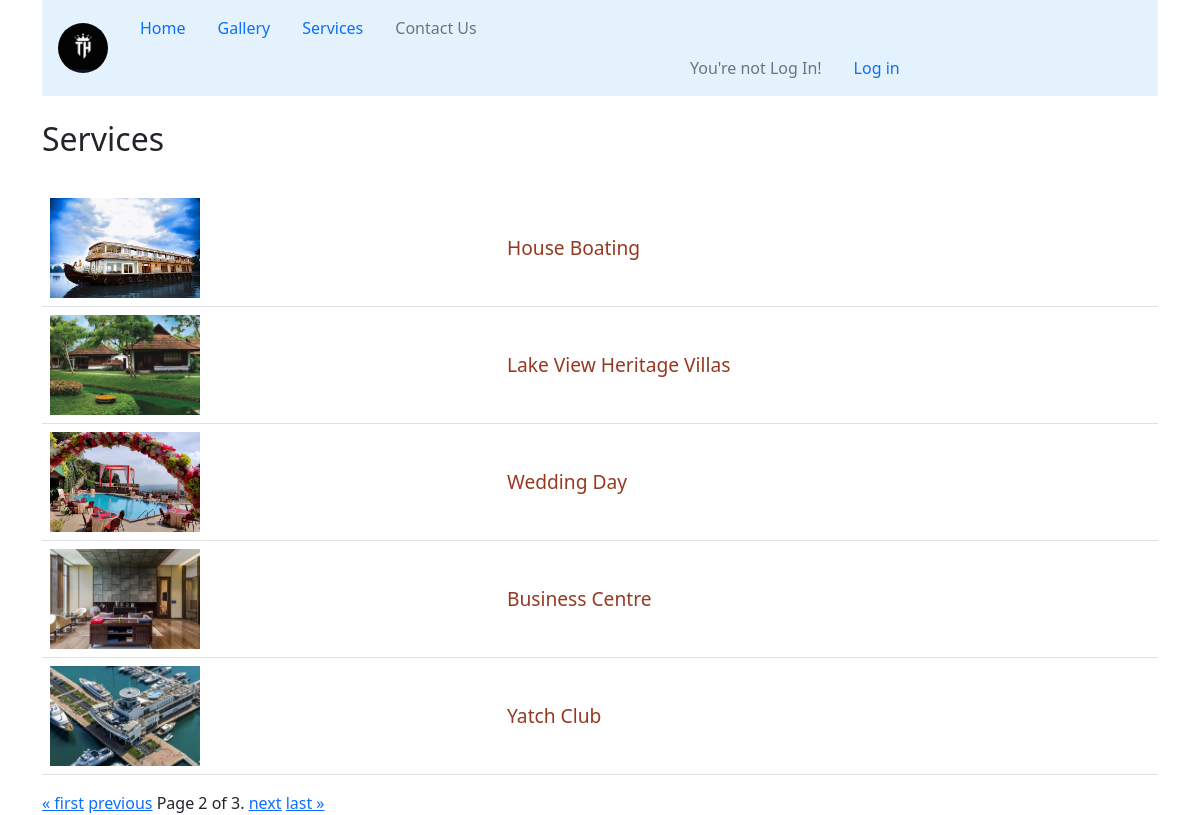
The page /services/?page=2 on the database as committed earlier.
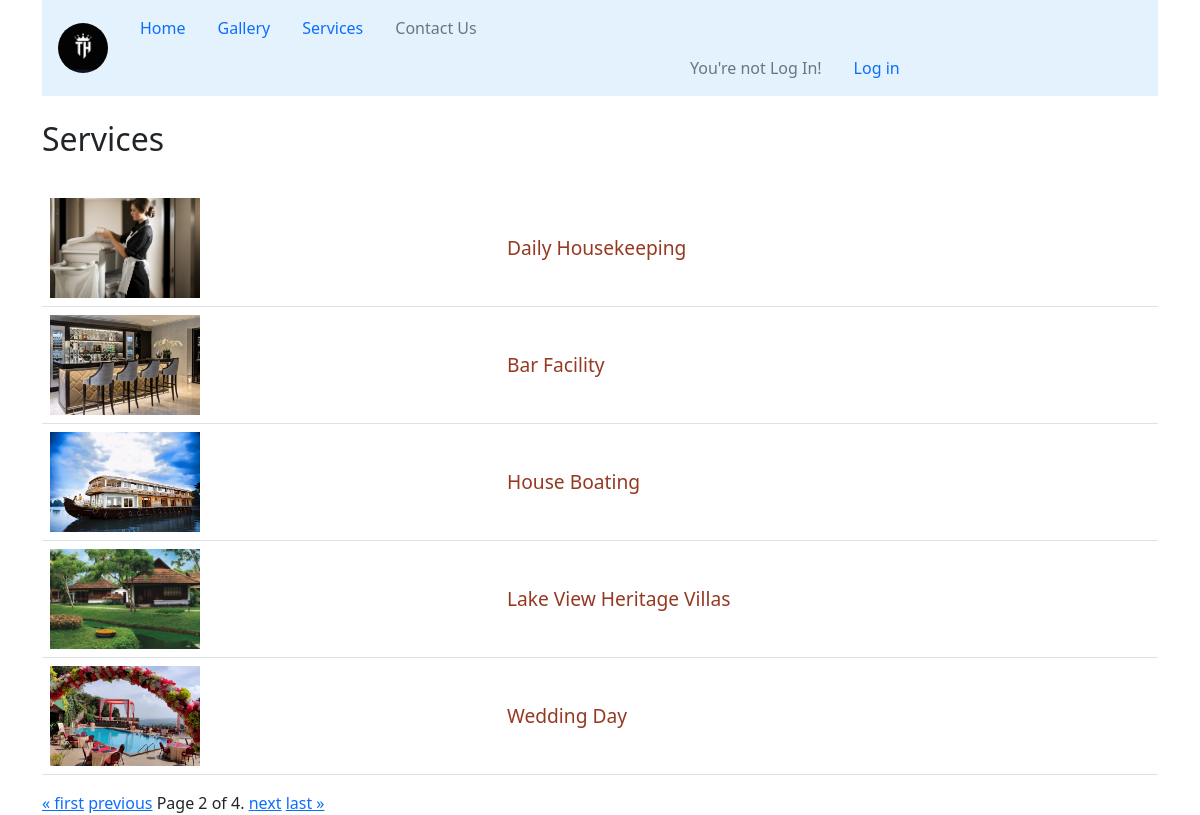
The same page on the database as committed later.
### Apps/Services/models.py (models this page shows, shortened)
class Services(models.Model):
    name = models.CharField(max_length=40)
    slug = models.SlugField(unique=True, default=name)
    discription = RichTextField(null=True)
    create_time = DateTimeField(blank=True, auto_now_add=True)
    last_used_time = DateTimeField(null=True, blank=True)

class Images(models.Model):
    number = models.ForeignKey(Services, on_delete=models.CASCADE)
    images = models.ImageField(upload_to="service_images", max_length=256)

### Apps/Services/views.py (the view, shortened to what this page needs)
# urls.py: path('', views.PageList.as_view(), name='lists'),
class PageList(ListView):
    template_name = 'services/service_list.html'
    context_object_name = 'resort_services'
    paginate_by = 5
    def get_queryset(self):
        return Services.objects.order_by('-create_time')

### templates/services/service_list.html (shortened to what this page needs)
<!doctype html>
<html lang="en">
<head>
    {% load static %}
<link rel="stylesheet" type="text/css" href="{% static 'assets/css/bootstrap.min.css' %}">
<link rel="stylesheet" type="text/css" href="{% static 'mine/css/style.css' %}">
</head>
<body>
    <div class="container">
         <nav class="navbar navbar-expand-lg navbar-light" style="background-color: #e3f2fd;">
            <a class="navbar-brand" href="{% url 'Authentication:index' %}"><img class="rounded-circle ms-3 logo" src="/static/assets/images/th-logo.png" alt="logo" style="width: 50px;height: 50px;"></a>
            <ul class="nav-bar nav">
                <li class="nav-item">
                    <a class="nav-link" href="{% url 'Authentication:index' %}">Home</a>
                </li>
                    <li class="nav-item">
                        <a class="nav-link" href="{% url 'service:infinity' %}">Gallery</a>
                    </li>
                    <li class="nav-item">
                        <a class="nav-link" href="{% url 'service:lists' %}">Services</a>
                    </li>
                    <li class="nav-item">
                        <a class="nav-link disabled" href="#">Contact Us</a>
                    </li>
                {% if user.is_authenticated %}
                <li class="nav-item" style="margin-left:550px;">
                        <a class="nav-link disabled" href="#">Hi {{ user.username | capfirst}}!</a>
                    </li>
                <li class="nav-item" >
                        <a class="nav-link" href="{% url 'logout' %}?next={{ request.get_full_path }}">Log Out</a>
                </li>
                {% else %}
                    <li class="nav-item" style="margin-left:550px;">
                        <a class="nav-link disabled" href="#">You're not Log In!</a>
                    </li>
                    <li class="nav-item" >
                        <a class="nav-link" href="{% url 'login' %}?next={{ request.get_full_path }}">Log in</a>
                    </li>
                {% endif %}
             </ul>
        </nav>
        <br> <h2>Services</h2> <br>
        <table class="table">
            {% if resort_services %}
            {% for list in resort_services %}
            <tr>
                <td>
                    {% if list.images_set.all %}
                        <img src="{{ list.images_set.first.images.url }}" alt="img" class="list-img">
                    {% else %}
                        <p>No Images available</p>
                    {% endif %}
                </td>
                <td class=" align-middle"><a class="elements" href="{% url 'service:data' list.slug %}">{{ list.name }}</a></td>
            </tr>
            {% endfor %}
            {% else %}
            <tr>
                <th> <strong>No Data Available!</strong></th>
            </tr>
            {% endif %}
        </table>
            <div class="pagination">
                <span class="step-links">
                    {% if page_obj.has_previous %}
                        <a href="?page=1">&laquo; first</a>
                        <a href="?page={{ page_obj.previous_page_number }}">previous</a>
                    {% endif %}
                    <span class="current">
                        Page {{ page_obj.number }} of {{ page_obj.paginator.num_pages }}.
                    </span>
                    {% if page_obj.has_next %}
                        <a href="?page={{ page_obj.next_page_number }}">next</a>
                        <a href="?page={{ page_obj.paginator.num_pages }}">last &raquo;</a>
                    {% endif %}
                </span>
            </div>
    </div>
</body>
</html>

Rows that differ between the two databases and show on the page:
no longer on this page (row edited): Services: images_set.first.images (picture), name "Business Centre"
no longer on this page (row edited): Services: images_set.first.images (picture), name "Yatch Club"
now on this page (row edited): Services: images_set.first.images (picture), name "Daily Housekeeping"
now on this page (row edited): Services: images_set.first.images (picture), name "Bar Facility"
Other text that changed with them:
{{ page_obj.paginator.num_pages }}: "3" → "4"
